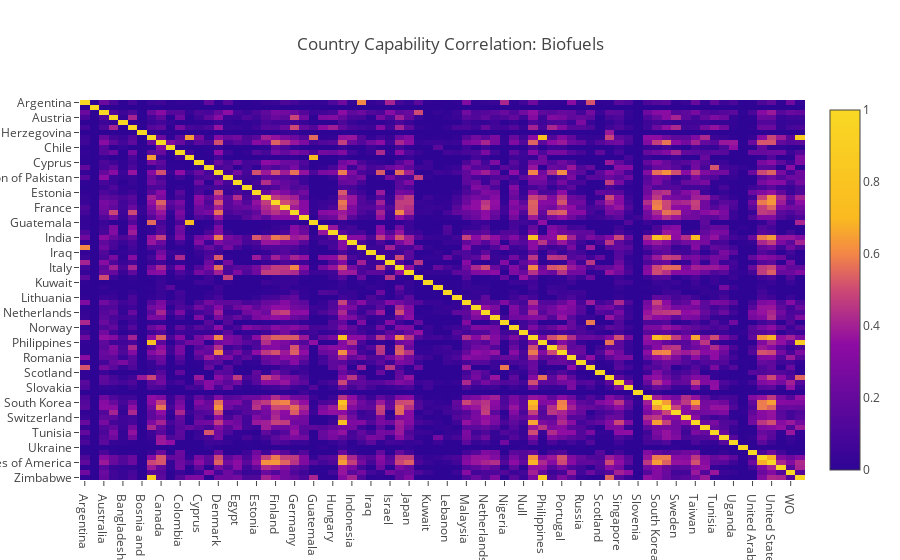

Write notebook code for a chart like this one.
### Markdown cell above
#### 2.3.1. Plotly Visualizations

### Code cell
import plotly.plotly as py
from plotly.graph_objs import *


layout1 = {
  "title": "Country Capability Correlation: Biofuels", 
  "xaxis": {
    "autorange": True, 
    "range": [-0.5, 75.5], 
    "type": "category"
  }, 
  "yaxis": {
    "autorange": True, 
    "range": [75.5, -0.5], 
    "type": "category"
  }
}

trace1 = {
  "x": country_names, 
  "y": country_names,
  "z":country_correlation, 
"autocolorscale": False, 
  "colorscale": [
    [0, "rgb(46, 4, 149)"], [0.35, "rgb(142, 12, 163)"], [0.5, "rgb(205, 73, 117)"], [0.6, "rgb(243, 134, 71)"], [0.7, "rgb(250, 186, 32)"], [1, "rgb(249, 216, 36)"]],
  "showscale": True, 
  "type": "heatmap", 
  "uid": "6d08f4", 
  "xsrc": "duarteocarmo:1:b9d6c6", 
  "ysrc": "duarteocarmo:1:714ad2", 
  "zauto": True, 
  "zmax": 1, 
  "zmin": -0.0010633598613, 
  "zsrc": "duarteocarmo:1:-b9d6c6,714ad2"
}
data=[trace1]
fig = Figure(data=data, layout=layout1)
plotly.offline.init_notebook_mode(connected=True)
plotly.offline.iplot(fig)
#py.iplot(fig, filename='Country Correlation', sharing='public')

### Figure 1 — Plotly figure (JSON) as saved in the notebook; plotly's stock layout.template omitted (floating-point values rounded to 4 significant figures; data arrays with more than 128 entries replaced by an {"elided": "..."} marker saying what was removed)
{"data": [{"autocolorscale": false, "colorscale": [[0, "rgb(46, 4, 149)"], [0.35, "rgb(142, 12, 163)"], [0.5, "rgb(205, 73, 117)"], [0.6, "rgb(243, 134, 71)"], [0.7, "rgb(250, 186, 32)"], [1, "rgb(249, 216, 36)"]], "showscale": true, "type": "heatmap", "uid": "6d08f4", "x": ["Argentina", "Asia", "Australia", "Austria", "Bangladesh", "Belgium", "Bosnia and Herzegovina", "Brazil", "Canada", "Chile", "Colombia", "Costa Rica", "Cyprus", "Czech Republic", "Denmark", "Dominion of Pakistan", "Egypt", "El Salvador", "Estonia", "European Patent Office", "Finland", "France", "Germany", "Greece", "Guatemala", "Hong Kong", "Hungary", "India", "Indonesia", "Iran", "Iraq", "Ireland", "Israel", "Italy", "Japan", "Korea", "Kuwait", "Latvia", "Lebanon", "Lithuania", "Malaysia", "Mexico", "Netherlands", "New Zealand", "Nigeria", "Norway", "Null", "People's Republic of China", "Philippines", "Poland", "Portugal", "Romania", "Russia", "Saudi Arabia", "Scotland", "Serbia", "Singapore", "Slovakia", "Slovenia", "South Africa", "South Korea", "Spain", "Sweden", "Switzerland", "Taiwan", "Thailand", "Tunisia", "Turkey", "Uganda", "Ukraine", "United Arab Emirates", "United Kingdom", "United States of America", "Vietnam", "WO", "Zimbabwe"], "xsrc": "duarteocarmo:1:b9d6c6", "y": ["Argentina", "Asia", "Australia", "Austria", "Bangladesh", "Belgium", "Bosnia and Herzegovina", "Brazil", "Canada", "Chile", "Colombia", "Costa Rica", "Cyprus", "Czech Republic", "Denmark", "Dominion of Pakistan", "Egypt", "El Salvador", "Estonia", "European Patent Office", "Finland", "France", "Germany", "Greece", "Guatemala", "Hong Kong", "Hungary", "India", "Indonesia", "Iran", "Iraq", "Ireland", "Israel", "Italy", "Japan", "Korea", "Kuwait", "Latvia", "Lebanon", "Lithuania", "Malaysia", "Mexico", "Netherlands", "New Zealand", "Nigeria", "Norway", "Null", "People's Republic of China", "Philippines", "Poland", "Portugal", "Romania", "Russia", "Saudi Arabia", "Scotland", "Serbia", "Singapore", "Slovakia", "Slovenia", "South Africa", "South Korea", "Spain", "Sweden", "Switzerland", "Taiwan", "Thailand", "Tunisia", "Turkey", "Uganda", "Ukraine", "United Arab Emirates", "United Kingdom", "United States of America", "Vietnam", "WO", "Zimbabwe"], "ysrc": "duarteocarmo:1:714ad2", "z": {"elided": "76x76 float values"}, "zauto": true, "zmax": 1, "zmin": -0.001063, "zsrc": "duarteocarmo:1:-b9d6c6,714ad2"}], "layout": {"title": "Country Capability Correlation: Biofuels", "xaxis": {"autorange": true, "range": [-0.5, 75.5], "type": "category"}, "yaxis": {"autorange": true, "range": [75.5, -0.5], "type": "category"}}}
